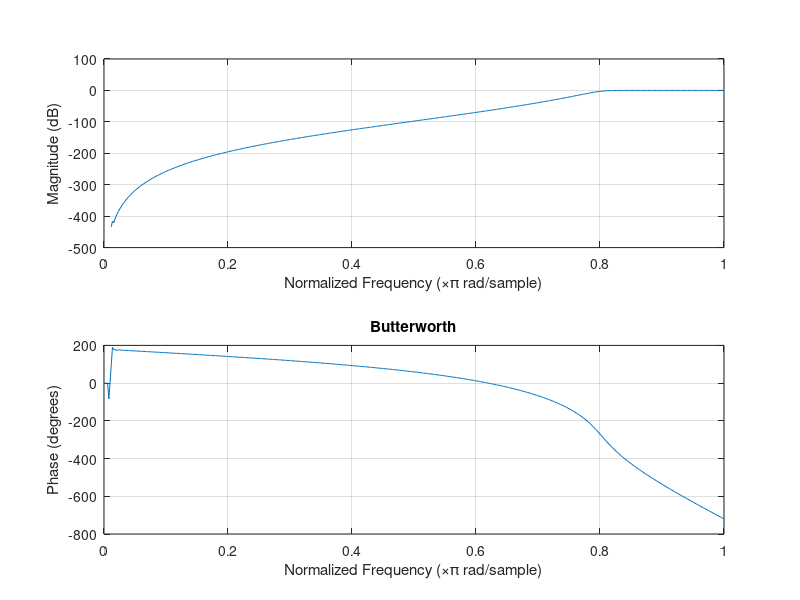
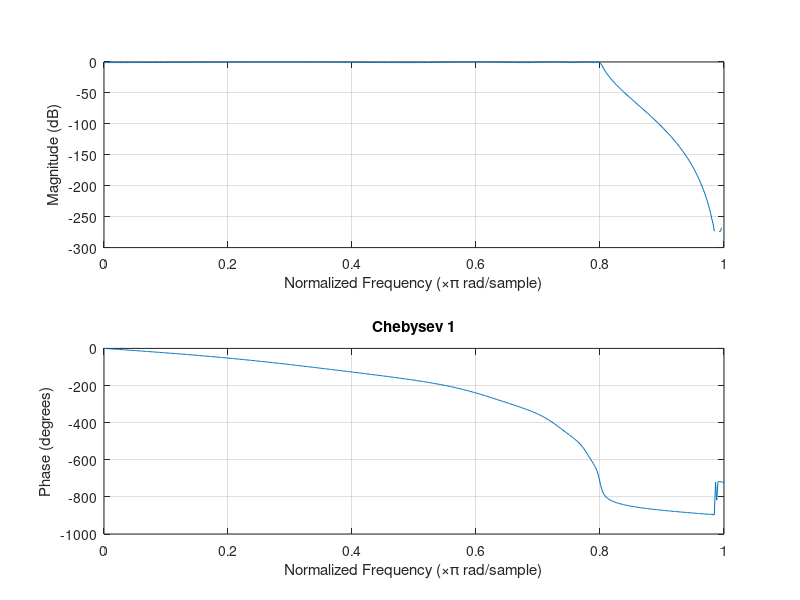
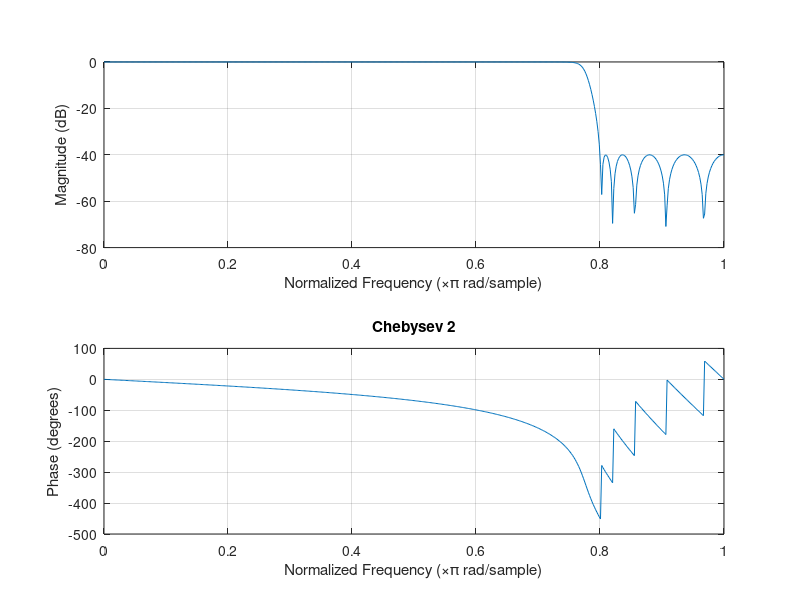
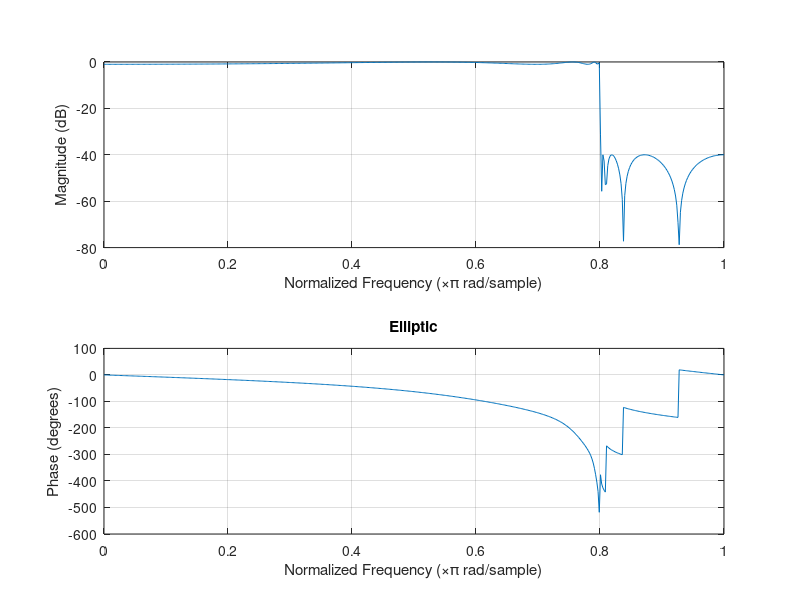

Write the MATLAB code that produced these figures, in order.
close all;
clear all;

n = 10;
w = 0.8;
Rp = 1;
Rs = 40;

[b, a] = butter(n, w, 'high');
[d, c] = cheby1(n, Rp, w);
[f, e] = cheby2(n, Rs, w);
[h, g] = ellip(n, Rp, Rs, w);

figure;
freqz(b, a);
title('Butterworth');
figure;
freqz(d, c);
title('Chebysev 1');
figure;
freqz(f, e);
title('Chebysev 2');
figure;
freqz(h, g);
title('Elliptic');




